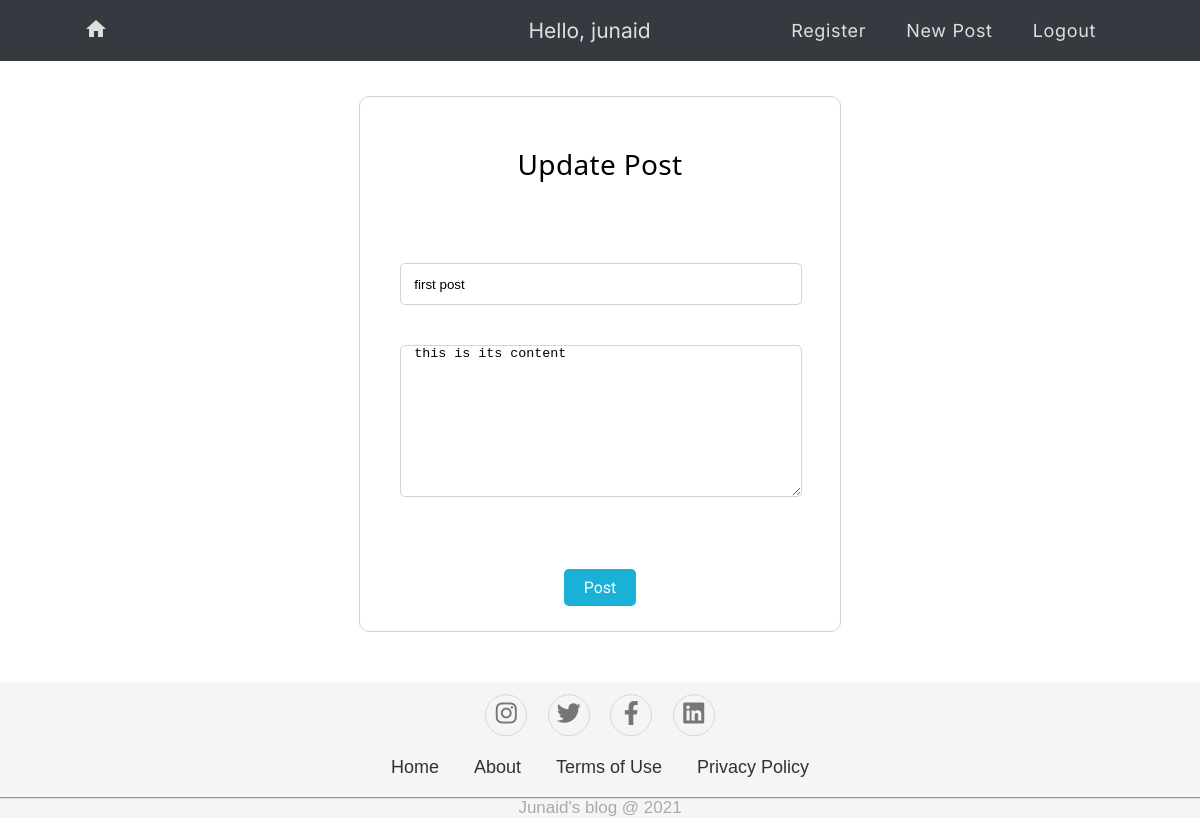
Screenshot of /post/1/update (signed in) with the database file from the repository.
### my_app/models.py (models this page shows, shortened)
class User(UserMixin,db.Model):
  id = db.Column(db.Integer, primary_key=True)
  first_name = db.Column(db.String(80), unique=False, nullable=False)
  email = db.Column(db.String(120), unique=True, nullable=False)
  username = db.Column(db.String(80), unique=True, nullable=False)
  image_file = db.Column(db.String(20), nullable=False, default='default.jpg')
  hashed_password=db.Column(db.String(128))
  post = db.relationship('Post', backref='author', lazy=True)
  @property
  def password(self):
    raise AttributeError('Password is not readable.')

class Post(db.Model):
  id = db.Column(db.Integer, primary_key=True)
  date = db.Column(db.DateTime, nullable=False, default=datetime.utcnow)
  title = db.Column(db.Text, nullable=False)
  content = db.Column(db.Text, nullable=False)
  avg_rating = db.Column(db.Integer)
  comments = db.Column(db.Integer,default=0)
  author_id = db.Column(db.Integer, db.ForeignKey('user.id'), nullable=False)

### my_app/routes.py (the view)
@app.route('/post/<int:post_id>/update', methods = ['GET', 'POST'])
@login_required
def update_post(post_id):
  post = Post.query.get_or_404(post_id)
  if post.author !=current_user:
    abort(403)
  form = PostForm()
  if form.validate_on_submit():
    post.title = form.title.data
    post.content = form.content.data
    db.session.commit()
    flash('Your post has been updated!', 'message')
    return redirect(url_for('post', post_id=post.id))
  elif request.method == 'GET':
    form.title.data = post.title
    form.content.data = post.content
  return render_template('create_post.html', title='Update Post', form=form, legend='Update Post')

### my_app/forms.py
class PostForm(FlaskForm):
    title = StringField('Title', validators = [DataRequired()])
    content = TextAreaField('Content', validators =[DataRequired()])
    submit = SubmitField('Post')

### my_app/models.py (called while the page is built)
@login_manager.user_loader
def load_user(user_id):
  return User.query.get(int(user_id))

### my_app/templates/create_post.html (shortened to what this page needs)
{% extends "layout.html" %}
{% block content %}
<div class = "content_wrapper">
  <div class = "form_container">
    <h1> {{legend}} </h1>
    <form method="POST" novalidate="novalidate" action="">
      <div class = "title_div">
        <div class = 'user'>
          {{form.title(id = "Title", placeholder= "Title of your Post")}}
        </div>
        <div class = 'content_div'>
          {{form.content(id = "content", placeholder = "Content goes here!")}}
        </div>
      </div>
      <div class ="input_btn">
        <input id = "btn" type="submit" value="Post">
      </div>
    </form>
    </div>
  </div>
{% endblock content %}

### my_app/templates/layout.html (shortened to what this page needs)
<!DOCTYPE html>
<html lang="en">
<head>
    <link rel="stylesheet" href="https://cdnjs.cloudflare.com/ajax/libs/font-awesome/6.0.0-beta3/css/all.min.css" />
    <link rel="stylesheet" href= {{ url_for('static', filename = 'style.css') }}>
    <link rel="stylesheet" href= {{ url_for('static', filename = 'register_loginstyle.css') }}>
    <link rel="stylesheet" href= {{ url_for('static', filename = 'newpoststyle.css') }}>
    <link rel="stylesheet" href= {{ url_for('static', filename = 'poststyle.css') }}>
</head>
<body>
    <header>
        <nav id = 'top_navig_bar'>
            <a href="{{url_for('home')}}" class = 'home_text'> <span class = 'material-icons'> home </span> </a>
            {% if current_user.is_authenticated %}
                {% if current_user.email == 'junaidawan17@gmail.com' %}
                    <p id ='pers_greet3'> Hello, {{ current_user.first_name }} </p>
                {% else %}
                    <p id ='pers_greet1'> Hello, {{ current_user.first_name }} </p>
                {% endif  %}
            {% else %}
            <p id ='pers_greet2'> Hello, Guest! </p>
            {% endif %}
            <ul>
                <li><a href="{{url_for('register')}}"> Register </a></li>
                {% if current_user.is_authenticated %}
                    {% if current_user.email == 'junaidawan17@gmail.com' %}
                        <li><a href="{{url_for('new_post')}}"> New Post </a></li>
                    {% endif %}
                    <li><a href="{{url_for('logout')}}"> Logout </a></li>
                    {% else %}
                    <li><a href="{{url_for('login')}}"> Log in </a></li>
                {% endif %}
            </ul>
        </nav>
    </header>
    <div class = 'main_content'>
        {% block content %}
        {% endblock %}
    </div>
    <footer id = 'footer'>
        <div class = 'social'>
            <a href ='#'><i class="fab fa-instagram"></i></a>
            <a href ='#'><i class="fab fa-twitter"></i></a>
            <a href ='#'><i class="fab fa-facebook-f"></i></a>
            <a href ='#'><i class="fab fa-linkedin"></i></a>
        </div>
        <ul>
            <li><a href = '#'> Home </a></li>
            <li><a href = '#'> About </a></li>
            <li><a href = '#'> Terms of Use </a></li>
            <li><a href = '#'> Privacy Policy </a></li>
        </ul>
        <p> Junaid's blog @ 2021</p>
    </footer>
</body>
</html>

### my_app/static/style.css (style rules this page uses)
* { margin: 0; padding: 0; text-decoration: none; }
html, body { height: 100%; }
body { -webkit-font-smoothing: antialiased; -moz-osx-font-smoothing: grayscale; text-shadow: 1px 1px 1px rgba(0,0,0,0.004); }
body > footer { position: sticky; top: 100vh; }
.main_content { display: grid; justify-items: center; align-items: center; padding-top: 35px; padding-bottom: 50px; }
#top_navig_bar { background: #343a40; box-shadow: 0 5px 10px rbga(0,0,0,.1); font-family: 'Inter', sans-serif; padding: 0px 7%; display: flex; align-items: center; justify-content: space-between; }
.home_text { color:rgb(224, 221, 221) }
#pers_greet3 { color: rgb(224, 221, 221); font-size: 21px; padding-left: 300px; }
#top_navig_bar ul { list-style: none; }
#top_navig_bar ul li { position: relative; float: left; }
#top_navig_bar ul li a { font-size: 18px; letter-spacing: 0.5pt; padding: 20px; color: rgb(224, 221, 221); display: block; }
#footer { font-family: Arial, Helvetica, sans-serif; background-color: #f5f5f7; }
.social { text-align: center; padding-bottom: 15px; padding-top: 10px; color: #4b4c4d; }
.social a { font-size: 24px; color: inherit; border: 1px solid #ccc; width: 40px; height: 40px; line-height: 38px; display: inline-block; text-align: center; border-radius: 50%; margin:2px 8px; opacity: 0.75; }
#footer ul { margin-top: 0; padding: 0; list-style: none; font-size: 18px; line-height: 1.6; margin-bottom: 0; text-align: center; }
#footer ul li a { color: inherit; text-decoration: none; opacity: 0.8; }
#footer ul li { display: inline-block; padding: 0 15px; }
#footer p { margin-top: 15px; text-align: center; font-size: 17px; color: #aaa; border-top: 1px solid gray; }

### my_app/static/register_loginstyle.css (style rules this page uses)
.form_container { background: #fff; border-color: #d8d2d2; border-style: solid; border-width: 1px; border-radius: 10px; width: 550px; height: 500px; padding: 48px 40px 36px; }
.form_container h1 { font-family: 'Noto Sans',Arial, sans-serif; font-size: 28px; font-weight: lighter; letter-spacing: 0.25pt; display: flex; justify-content: center; }
.input_btn { display: flex; justify-content: center; padding-top:7%; }
#btn { font-size: 16px; font-family: 'Roboto', sans-serif; color: #fff; padding: 10px 12px; background-color: #1ab1d6; border: none; border-radius: 5px; box-shadow: #5f6368; transform:translateZ(50px); transition: 0.5s ease-out; }
#btn { display: flex; justify-content: center; font-size: 16px; font-family: 'Roboto', sans-serif; color: #fff; padding: 9px 20px; background-color: #1ab1d6; border: none; border-radius: 5px; box-shadow: #5f6368; transform:translateZ(50px); transition: 0.5s ease-out; }

### my_app/static/newpoststyle.css (style rules this page uses)
.form_container { background: #fff; border-color: #d8d2d2; border-style: solid; border-width: 1px; border-radius: 10px; width: 400px; height: 450px; }
.form_container h1 { font-family: 'Noto Sans',Arial, sans-serif; font-size: 28px; font-weight:lighter; display: flex; justify-content: center; }
.title_div { padding-top: 20%; }
#Title, #content { border-color: #d8d2d2; border-style: solid; border-width: 1px; border-radius: 5px; height: 40px; width: 400px; text-indent: 1em; }
#content { height: 150px; text-indent: 1em; }
.content_div { padding-top: 10%; padding-bottom: 10%; }
.input_btn { display: flex; justify-content: center; }
#btn { display: flex; justify-content: center; font-size: 16px; letter-spacing: 0.1 pt; font-family: 'Roboto', sans-serif; color: #fff; padding: 9px 20px; background-color: #1ab1d6; border: none; border-radius: 5px; box-shadow: #5f6368; transform:translateZ(50px); transition: 0.5s ease-out; }

### rows the page displays
User: first_name "junaid"
Post: title "first post", content "this is its content"

### other values shown
{{ legend }} "Update Post"
